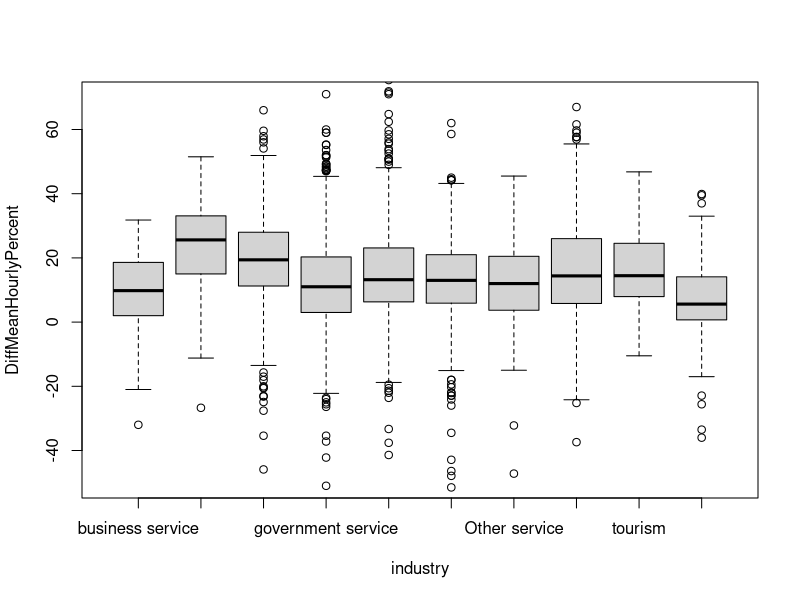

The R source for this figure:
gender = read.csv('gender-data.csv')
gender$sicShort = sapply(gender$SicCodes, function (s) substr(s, start = 1, stop = 2))
industryList = list("agriculture" = paste0(c("01","02","03","04","05")), 
                    "manufacturing" = paste0(c(10:12, 15:19, 24:33, 35:37, 39)),
                    "construction" = paste0(c(40:42, 44)),
                    "logistics" = paste0(45:47),
                    "utilities" = paste0(48:49),
                    "resale" = paste0(c(50:57, 59, 60:65, 69)),
                    "finance/realestate" = paste0(c(70:76)),
                    "business service" = paste0(c(77)),
                    "government service" = paste0(c(81:86)),
                    "tourism" = paste0(91:92),
                    "Other service" = paste0(96:99))

classifyInd = function(sic, indList) {
  out = NA
  for (ind in names(indList)) {
    indCodes = indList[[ind]]
    if (is.element(sic, indCodes)) {
      out = ind
    }
  }
  return(out)
}

gender$industry = sapply(gender$sicShort, function (x) classifyInd(x, industryList))
boxplot(DiffMeanHourlyPercent~industry, data = gender, ylim = c(-50,70))
